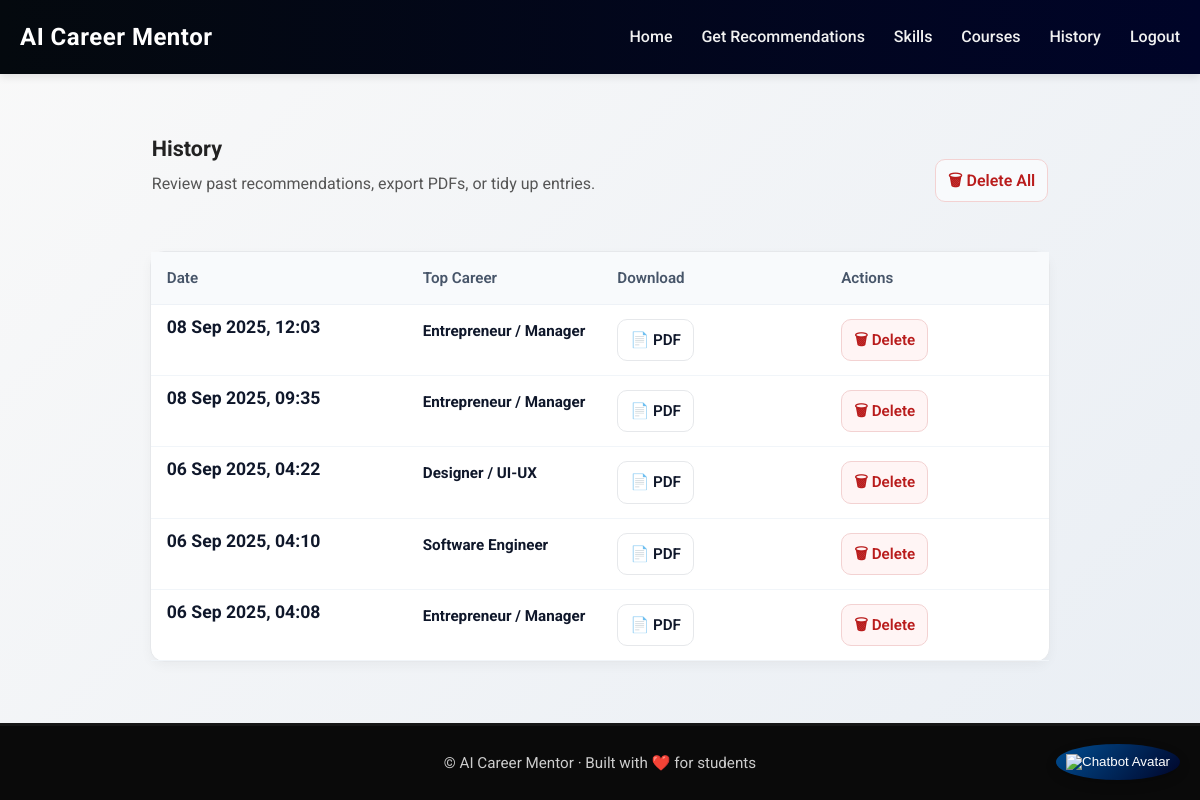
Page /history/ (signed in) on the committed database.
### mentor/models.py (models this page shows, shortened)
class Assessment(models.Model):
    user = models.ForeignKey(User, on_delete=models.CASCADE, related_name="assessments")
    math = models.FloatField()
    science = models.FloatField()
    english = models.FloatField()
    arts = models.FloatField()
    coding = models.FloatField()
    design = models.FloatField()
    leadership = models.FloatField()
    communication = models.FloatField()
    interests = models.TextField(blank=True)
    top3 = models.TextField()  # JSON string: e.g. '[{"career":"...", "prob":0.83}, ...]'
    created_at = models.DateTimeField(default=timezone.now)

### mentor/views.py (the view)
# urls.py: path('history/', views.history_view, name='history'),
@login_required
@login_required
def history_view(request):
    assessments = Assessment.objects.filter(user=request.user).order_by("-created_at")
    items = []
    for a in assessments:
        try:
            top3 = json.loads(a.top3) if a.top3 else []
        except Exception:
            top3 = []
        items.append({"obj": a, "top3": top3})
    return render(request, "mentor/history.html", {"items": items})

### mentor/templates/mentor/history.html (shortened to what this page needs)
{% extends "mentor/base.html" %}
{% block content %}
<section class="pro-history">
  <header class="ph-head">
    <div class="ph-titles">
      <h2> History</h2>
      <p class="muted">Review past recommendations, export PDFs, or tidy up entries.</p>
    </div>
    {% if items %}
      <a class="ph-btn danger"
         href="{% url 'mentor:delete_all_history' %}"
         onclick="return confirm('⚠️ Delete ALL your history? This cannot be undone.');">
        🗑 Delete All
      </a>
    {% endif %}
  </header>
  {% if items %}
    <div class="ph-card">
      <table class="ph-table">
        <thead>
          <tr>
            <th style="width: 16rem;">Date</th>
            <th>Top Career</th>
            <th style="width: 14rem;">Download</th>
            <th style="width: 14rem;">Actions</th>
          </tr>
        </thead>
        <tbody>
          {% for item in items %}
            {% with top=item.top3.0 %}
            <tr>
              <td>
                <div class="ph-date">
                  <span class="day">{{ item.obj.created_at|date:"d M Y, h:i" }}</span>
                </div>
              </td>
              <td class="ph-career">
                {% if top %}
                  <strong>{{ top.career }}</strong>
                {% else %}
                  <span class="muted">—</span>
                {% endif %}
              </td>
              <td class="ph-actions">
                <a class="ph-btn ghost" href="{% url 'mentor:export_pdf' item.obj.pk %}" title="Download PDF">📄 PDF</a>
              </td>
              <td>
                <a class="ph-btn danger ghost" href="{% url 'mentor:delete_history' item.obj.pk %}"
                   onclick="return confirm('Delete this assessment?');" title="Delete entry">🗑 Delete</a>
              </td>
            </tr>
            {% endwith %}
          {% endfor %}
        </tbody>
      </table>
    </div>
  {% endif %}
</section>
<a href="{% url 'mentor:chat_page' %}">
  <button id="cb-launch" class="butn" aria-label="Open chatbot">
    <img src="https://img.icons8.com/fluency/48/robot-2.png" alt="Chatbot Avatar" class="chatbot-avatar">
  </button>
</a>
{% endblock %}

### mentor/templates/mentor/base.html (shortened to what this page needs)
<!doctype html>
<html lang="en">
<head>
  {% load static %}
  <link rel="stylesheet" href="{% static 'mentor/css/style.css' %}">
  <link rel="stylesheet" href="{% static 'mentor/css/base.css' %}">
</head>
<body>
  <header class="site-header">
    <div class="container nav">
      <a class="brand" href="{% url 'mentor:home' %}">AI Career Mentor</a>
      <nav class="nav-links">
        <a href="{% url 'mentor:home' %}">Home</a>
        <a href="{% url 'mentor:career_form' %}">Get Recommendations</a>
        <a href="https://www.linkedin.com/learning/" target="_blank" rel="noopener">Skills</a>
        <a href="https://www.w3schools.com/" target="_blank" rel="noopener">Courses</a>
  {% if request.user.is_authenticated %}
    <a href="{% url 'mentor:history' %}">History</a>
    <a href="{% url 'mentor:logout' %}">Logout</a>
  {% else %}
    <a href="{% url 'mentor:login' %}">Login</a>
    <a href="{% url 'mentor:signup' %}">Sign Up</a>
  {% endif %}
      </nav>
    </div>
  </header>
  <main class="container">
    {% block content %}{% endblock %}
  </main>
  <footer class="site-footer">
    <div class="container">
      <p>© {{ now|date:"Y" }} AI Career Mentor · Built with ❤️ for students</p>
    </div>
  </footer>
</body>
</html>

### mentor/static/mentor/css/style.css (style rules this page uses)
:root { --surface:#f6f8fc; --card:#ffffff; --line:#e6e8eb; --text:#0f172a; --muted:#475569; --brand:#2563eb; --brand-2:#10b981; --shadow:0 10px 25px rgba(0,0,0,.08); --glass: blur(10px) saturate(150%); --grad: linear-gradient(120deg,#c979c7 0%, #68c8e3 45%, #425b88 100%); }
* { box-sizing:border-box }
html,body { margin: 0;padding:0 }
body { font-family: system-ui, -apple-system, "Segoe UI", Roboto, Arial, sans-serif; color:var(--text); background:var(--surface); line-height:1.5; }
.container { max-width:1100px;margin:0 auto;padding:0 16px }
.muted { color:var(--muted) }
h2 { margin:6px 0 8px }
.site-header { background:#111827; color:#fff; position:sticky; top:0; z-index:50; box-shadow:0 2px 12px rgba(0,0,0,.15); }
.nav { display:flex;align-items:center;justify-content:space-between;padding:14px 0 }
.brand { color:#fff;font-weight:700;text-decoration:none;letter-spacing:.3px }
.nav-links a { color:#cbd5e1;text-decoration:none;margin-left:16px }
.pro-history { display: grid; gap: 14px; }
.ph-head { display: flex; align-items: center; justify-content: space-between; gap: 12px; padding: 8px 2px; }
.ph-titles h2 { margin: 0 0 4px; font-size: 1.35rem; }
.ph-card { background: var(--card); border: 1px solid var(--line); border-radius: 14px; box-shadow: 0 4px 12px rgba(0,0,0,.04); }
.ph-table { width: 100%; border-collapse: separate; border-spacing: 0; font-size: 0.95rem; }
.ph-table thead th { text-align: left; padding: 14px 16px; background: #f8fafc; color: #475569; border-bottom: 1px solid #eef2f7; font-weight: 600; }
.ph-table tbody td { padding: 14px 16px; border-bottom: 1px solid #f1f5f9; vertical-align: top; }
.ph-date .day { display: block; font-weight: 700; font-size: 1.1rem; color: #0f172a; line-height: 1; }
.ph-career strong { color: #0f172a; }
.ph-actions { display: flex; gap: 8px; }
.ph-btn { display: inline-flex; align-items: center; gap: 6px; border: 1px solid var(--line); background: #f8fafc; color: #0f172a; padding: 8px 12px; border-radius: 10px; text-decoration: none; font-weight: 600; }
.ph-btn.ghost { background: #fff; }
.ph-btn.danger { color: #b91c1c; border-color: #f3d2d2; }
.ph-btn.danger.ghost { background: #fff5f5; }
.muted { color: #555; margin-bottom: 2rem; }

### mentor/static/mentor/css/base.css (style rules this page uses)
* { margin: 0; padding: 0; box-sizing: border-box; }
body { font-family: 'Roboto', 'Google Sans', sans-serif; background: linear-gradient(135deg, #f9f9f9 0%, #e9eef4 100%); color: #222; line-height: 1.6; display: flex; flex-direction: column; min-height: 100vh; }
.container { max-width: 1200px; margin: 0 auto; padding: 0 20px; }
.site-header { background: linear-gradient(90deg, #04090e 0%, #000428 100%); padding: 18px 0; box-shadow: 0 3px 8px rgba(0, 0, 0, 0.1); top: 0; z-index: 1000; }
.nav { display: flex; align-items: center; justify-content: space-between; }
.brand { font-size: 1.5rem; font-weight: 700; color: white; text-decoration: none; letter-spacing: 0.5px; }
.nav-links a { margin-left: 25px; font-weight: 500; color: #f1f1f1; text-decoration: none; position: relative; padding: 5px 0; transition: color 0.3s ease; }
.nav-links a::after { content: ""; position: absolute; bottom: 0; left: 0; width: 0%; height: 2px; background: #00c6ff; transition: width 0.3s ease; }
main.container { flex: 1; padding: 50px 0; }
button, .btn { background: linear-gradient(135deg, #004e92, #000428); border: none; padding: 10px 22px; border-radius: 6px; color: #fff; font-weight: 500; cursor: pointer; transition: all 0.3s ease; }
.site-footer { background: #0a0a0a; color: #ccc; padding: 25px 0; text-align: center; font-size: 0.95rem; border-top: 3px solid rgba(255,255,255,0.05); }
.site-footer p { margin: 0; }

### mentor/templates/mentor/history.html (style rules this page uses)
#cb-launch { border: none; background-color: #fda085; cursor: pointer; outline: none; position: fixed; bottom: 20px; right: 20px; border-radius: 50%; padding: 10px; box-shadow: 0 4px 12px rgba(0,0,0,0.2); transition: transform 0.2s ease-in-out; animation: bounce 2s infinite; }
.chatbot-avatar { width: 48px; height: 48px; }

### rows in the picture
Assessment: obj.created_at "08 Sep 2025, 12:03", top3.0.career "Entrepreneur / Manager"
Assessment: obj.created_at "08 Sep 2025, 09:35", top3.0.career "Entrepreneur / Manager"
Assessment: obj.created_at "06 Sep 2025, 04:22", top3.0.career "Designer / UI-UX"
Assessment: obj.created_at "06 Sep 2025, 04:10", top3.0.career "Software Engineer"
Assessment: obj.created_at "06 Sep 2025, 04:08", top3.0.career "Entrepreneur / Manager"
